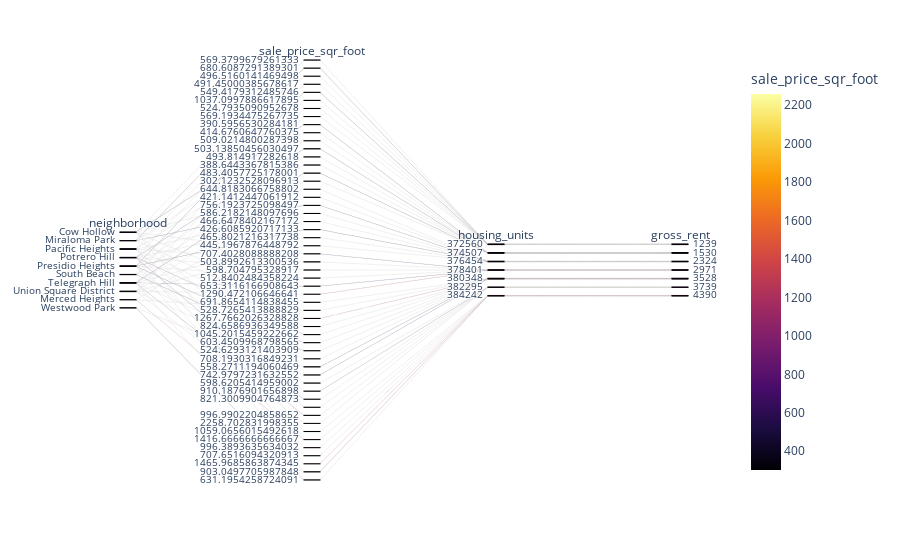

This figure's notebook cell:
### Markdown cell above
### Create a parallel coordinates plot and parallel categories plot of most expensive neighborhoods in San Francisco per year

### Code cell
# Parallel Categories Plot
px.parallel_categories(
    df_expensive_neighborhoods_per_year,
    dimensions=['neighborhood', 'sale_price_sqr_foot', 'housing_units', 'gross_rent'],
    color='sale_price_sqr_foot',
    color_continuous_scale=px.colors.sequential.Inferno,
    labels={
        'neighborhood': 'neighborhood',
        'sale_price_sqr_foot': 'sale_price_sqr_foot',
        'housing_units': 'housing_units',
        'gross_rent': 'gross_rent'
    },
)

### Figure 1 — Plotly figure (JSON) as saved in the notebook; plotly's stock layout.template omitted (floating-point values rounded to 4 significant figures)
{"data": [{"dimensions": [{"label": "neighborhood", "values": ["Cow Hollow", "Miraloma Park", "Pacific Heights", "Potrero Hill", "Presidio Heights", "South Beach", "Telegraph Hill", "Union Square District", "Cow Hollow", "Miraloma Park", "Pacific Heights", "Potrero Hill", "Presidio Heights", "South Beach", "Telegraph Hill", "Union Square District", "Cow Hollow", "Merced Heights", "Miraloma Park", "Pacific Heights", "Potrero Hill", "Presidio Heights", "Telegraph Hill", "Union Square District", "Cow Hollow", "Pacific Heights", "Potrero Hill", "Presidio Heights", "Telegraph Hill", "Union Square District", "Cow Hollow", "Merced Heights", "Miraloma Park", "Pacific Heights", "Potrero Hill", "Presidio Heights", "South Beach", "Telegraph Hill", "Union Square District", "Westwood Park", "Cow Hollow", "Pacific Heights", "Potrero Hill", "Presidio Heights", "Telegraph Hill", "Union Square District", "Cow Hollow", "Merced Heights", "Pacific Heights", "Potrero Hill", "Presidio Heights", "Telegraph Hill", "Westwood Park"]}, {"label": "sale_price_sqr_foot", "values": [569.4, 680.6, 496.5, 491.5, 549.4, 1037.0, 524.8, 569.2, 390.6, 414.7, 509.0, 503.1, 493.8, 388.6, 483.4, 302.1, 644.8, 421.1, 756.2, 586.2, 466.6, 426.6, 465.8, 445.2, 707.4, 503.9, 598.7, 512.8, 653.3, 1290.0, 691.9, 528.7, 1268.0, 824.7, 1045.0, 603.5, 524.6, 708.2, 558.3, 743.0, 598.6, 910.2, 821.3, null, 997.0, 2259.0, 1059.0, 1417.0, 996.4, 707.7, 1466.0, 903.0, 631.2]}, {"label": "housing_units", "values": [372560, 372560, 372560, 372560, 372560, 372560, 372560, 372560, 374507, 374507, 374507, 374507, 374507, 374507, 374507, 374507, 376454, 376454, 376454, 376454, 376454, 376454, 376454, 376454, 378401, 378401, 378401, 378401, 378401, 378401, 380348, 380348, 380348, 380348, 380348, 380348, 380348, 380348, 380348, 380348, 382295, 382295, 382295, 382295, 382295, 382295, 384242, 384242, 384242, 384242, 384242, 384242, 384242]}, {"label": "gross_rent", "values": [1239, 1239, 1239, 1239, 1239, 1239, 1239, 1239, 1530, 1530, 1530, 1530, 1530, 1530, 1530, 1530, 2324, 2324, 2324, 2324, 2324, 2324, 2324, 2324, 2971, 2971, 2971, 2971, 2971, 2971, 3528, 3528, 3528, 3528, 3528, 3528, 3528, 3528, 3528, 3528, 3739, 3739, 3739, 3739, 3739, 3739, 4390, 4390, 4390, 4390, 4390, 4390, 4390]}], "domain": {"x": [0, 1], "y": [0, 1]}, "line": {"color": [569.4, 680.6, 496.5, 491.5, 549.4, 1037.0, 524.8, 569.2, 390.6, 414.7, 509.0, 503.1, 493.8, 388.6, 483.4, 302.1, 644.8, 421.1, 756.2, 586.2, 466.6, 426.6, 465.8, 445.2, 707.4, 503.9, 598.7, 512.8, 653.3, 1290.0, 691.9, 528.7, 1268.0, 824.7, 1045.0, 603.5, 524.6, 708.2, 558.3, 743.0, 598.6, 910.2, 821.3, null, 997.0, 2259.0, 1059.0, 1417.0, 996.4, 707.7, 1466.0, 903.0, 631.2], "coloraxis": "coloraxis"}, "name": "", "type": "parcats"}], "layout": {"autosize": true, "coloraxis": {"colorbar": {"title": {"text": "sale_price_sqr_foot"}}, "colorscale": [[0, "#000004"], [0.1111, "#1b0c41"], [0.2222, "#4a0c6b"], [0.3333, "#781c6d"], [0.4444, "#a52c60"], [0.5556, "#cf4446"], [0.6667, "#ed6925"], [0.7778, "#fb9b06"], [0.8889, "#f7d13d"], [1, "#fcffa4"]]}, "legend": {"tracegroupgap": 0}, "margin": {"t": 60}}}
